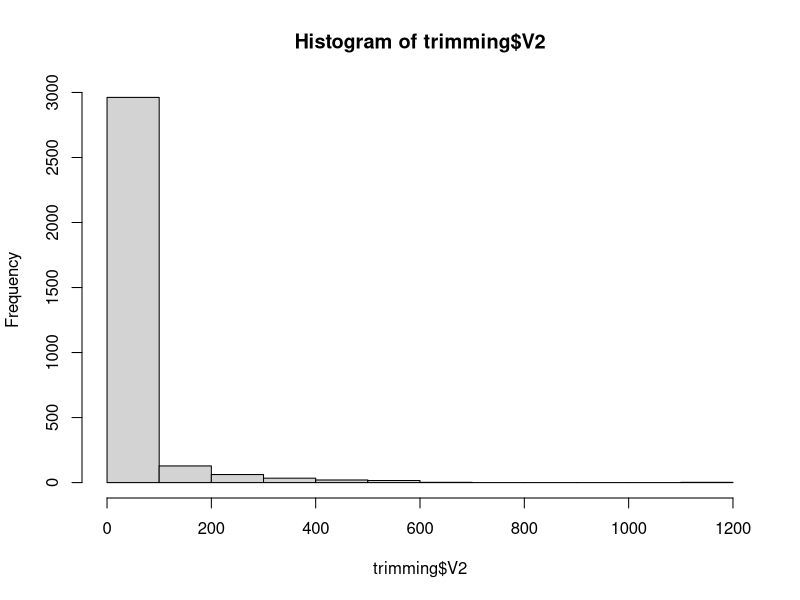

The R source for this figure: (Note: this script raises an error after producing the figure.)
## ---- chunk 1
# read in data and check it over

library(caret)
library(randomForest)
set.seed(1)

traindata <- read.delim("bitscores.tsv", row.names=1)
traindata <- t(traindata)

phenotype <- read.delim("phenotype.tsv", header=F)
phenotype[,1] <- make.names(phenotype[,1])

traindata <- cbind.data.frame(traindata, phenotype=phenotype[match(row.names(traindata), phenotype[,1]),2])

# Roary seems to have split some paralogs in a way that doesn't make much sense - remove paralogous groups
orthologs <- read.csv("gene_presence_absence.csv", stringsAsFactors = F)
nonunique <- orthologs$Non.unique.Gene.name[orthologs$Non.unique.Gene.name!=""]
nonunique2 <- orthologs$Gene[orthologs$Non.unique.Gene.name!=""]
traindata <- traindata[,is.na(match(colnames(traindata), nonunique))]
traindata <- traindata[,is.na(match(colnames(traindata), nonunique2))]
traindata <- traindata[,!is.na(match(colnames(traindata), c(orthologs$Gene[orthologs$Avg.sequences.per.isolate<1.1], "phenotype")))]

traindata[is.na(traindata)] <- 0
traindata <- traindata[,-nearZeroVar(traindata)]
names(traindata) <- make.names(names(traindata))

# also check trimming of inconsistent start sites cause by PROKKA/Prodigal
trimming <- read.table("inconsistent_starts.txt", header=F)
hist(trimming$V2)
# 368 genes have had >50 amino acids trimmed from beginning due to inconsistent starts
trimgenes <- trimming$V1[trimming$V2>20]
trimgenes <- sub(".afa", "", trimgenes)
ogsize <- vector()
for(i in trimgenes) {
  if(!is.na(match(i, colnames(traindata)))) {
      ogsize <- c(ogsize, sum(traindata[,i]>0))
  }
}
# some of the genes had already been filtered out (possibly due to being too short to have a significant model match), down to 240, 128 of which have a representative in the full 30 strains. Removing these genes because the length trimmed off is too great to ignore
traindata <- traindata[,is.na(match(colnames(traindata), trimgenes))]

## ---- chunk 2
# calculate summary statistics for each query OG

dbsvals <- vector()
ksvals <- vector()
data2 <- data.frame()

for (i in 1:(ncol(traindata)-1)) {
  data2 <- rbind(data2, median(traindata[,i], na.rm=T)-traindata[,i])
  dbsvals[i] <- median(traindata[traindata$phenotype=="Gastrointestinal",i], na.rm=T) - median(traindata[traindata$phenotype=="Invasive",i], na.rm=T)
  ksvals[i] <- as.numeric(ks.test(traindata[traindata$phenotype=="Gastrointestinal",i],traindata[traindata$phenotype=="Invasive",i], na.rm=T)$statistic)
}

sum(is.na(dbsvals))

row.names(data2) <- colnames(traindata)[-ncol(traindata)]
colnames(data2) <- row.names(traindata)

save(traindata, data2, dbsvals, ksvals, file="data.Rdata")
## ---- chunk 3
# summary stats for top genes

stats <- cbind.data.frame(gene=colnames(traindata)[!is.na(dbsvals)&!is.na(ksvals)&abs(dbsvals)>(quantile(abs(dbsvals), 0.8, na.rm=T))&ksvals>quantile(ksvals, 0.8, na.rm=T)], dbs=dbsvals[!is.na(dbsvals)&!is.na(ksvals)&abs(dbsvals)>(quantile(abs(dbsvals), 0.8, na.rm=T))&ksvals>quantile(ksvals, 0.8, na.rm=T)], ks=ksvals[!is.na(dbsvals)&!is.na(ksvals)&abs(dbsvals)>(quantile(abs(dbsvals), 0.8, na.rm=T))&ksvals>quantile(ksvals, 0.8, na.rm=T)])

dbsp <- vector()
ksp <- vector()

for(i in 1:nrow(stats)) {
  dbsp <- c(dbsp, sum(!is.na(dbsvals)&abs(dbsvals)>abs(stats$dbs[i]))/sum(!is.na(dbsvals)))
  ksp <- c(ksp, sum(!is.na(ksvals)&ksvals>stats$ks[i])/sum(!is.na(ksvals)))
}

Description <- orthologs$Annotation[match(stats[,1], orthologs$Gene)]

stats2 <- cbind.data.frame(stats[,1], Description, stats[,2], dbsp, ks=stats[,3], ksp)
names(stats2) <- c("Gene", "Description", "DBS", "DBS_P", "KS", "KS_P")
stats2$DBS_P <- round(stats2$DBS_P, digits=3)
stats2$KS_P <- round(stats2$KS_P, digits=3)

write.table(stats2[order(stats2$KS_P),], file="summarystats_topgenes.tsv", sep="\t", quote=F, row.names=F, col.names=T)

## ---- chunk 4
# building a training dataset

library(rpart)
library(caret)
library(randomForest)

traintrim <- traindata[,!is.na(dbsvals)&!is.na(ksvals)&ksvals>quantile(ksvals, 0.8, na.rm=T)&abs(dbsvals)>quantile(abs(dbsvals), 0.8, na.rm=T)]
traintrim <- cbind.data.frame(traintrim, phenotype=traindata$phenotype)

save(traindata, traintrim, file="traindata.Rdata")
## ---- chunk 5
# random forest approach

set.seed(1)
library(randomForest)

# parameters for all genes
big_rf_acc <- vector()
for(i in c(5, 10, 50, 100, 200, 500)) {
  big_rf <- randomForest(phenotype ~ ., data=traindata, ntree=10000, mtry=i, na.action=na.roughfix, importance=T, proximity=T, keep.inbag=T, sampsize=c(7,7))
  big_rf_acc <- c(big_rf_acc, (big_rf$confusion[1,2]+big_rf$confusion[2,1])/30)
  big_rf <- randomForest(phenotype ~ ., data=traindata, ntree=10000, mtry=i, na.action=na.roughfix, importance=T, proximity=T, keep.inbag=T, sampsize=c(7,7))
  big_rf_acc <- c(big_rf_acc, (big_rf$confusion[1,2]+big_rf$confusion[2,1])/30)
  big_rf <- randomForest(phenotype ~ ., data=traindata, ntree=10000, mtry=i, na.action=na.roughfix, importance=T, proximity=T, keep.inbag=T, sampsize=c(7,7))
  big_rf_acc <- c(big_rf_acc, (big_rf$confusion[1,2]+big_rf$confusion[2,1])/30)
}

png("wholemodel_mtry.png", width=600, height=500)
plot(x=c(5, 5, 5, 10, 10, 10, 50, 50, 50, 100, 100, 100, 200, 200, 200, 500, 500, 500), y=big_rf_acc)
dev.off()

model_rf_acc <- vector()
for(i in c(5, 10, 20, 30, 50, 100, 200)) {
  model_rf <- randomForest(phenotype ~ ., data=traintrim, ntree=10000, mtry=i, na.action=na.roughfix, importance=T, proximity=T, keep.inbag=T, sampsize=c(7,7))
  prec <- model_rf$confusion[2,2]/sum(model_rf$confusion[,2])
  rec <- model_rf$confusion[2,2]/sum(model_rf$confusion[2,])
  f1 <- 2*prec*rec/(prec+rec)
  model_rf_acc <- c(model_rf_acc, f1)
  model_rf <- randomForest(phenotype ~ ., data=traintrim, ntree=10000, mtry=i, na.action=na.roughfix, importance=T, proximity=T, keep.inbag=T, sampsize=c(7,7))
  prec <- model_rf$confusion[2,2]/sum(model_rf$confusion[,2])
  rec <- model_rf$confusion[2,2]/sum(model_rf$confusion[2,])
  f1 <- 2*prec*rec/(prec+rec)
  model_rf_acc <- c(model_rf_acc, f1)
  model_rf <- randomForest(phenotype ~ ., data=traintrim, ntree=10000, mtry=i, na.action=na.roughfix, importance=T, proximity=T, keep.inbag=T, sampsize=c(7,7))
  prec <- model_rf$confusion[2,2]/sum(model_rf$confusion[,2])
  rec <- model_rf$confusion[2,2]/sum(model_rf$confusion[2,])
  f1 <- 2*prec*rec/(prec+rec)
  model_rf_acc <- c(model_rf_acc, f1)
}

mtrys <- c(5, 5, 5, 10, 10, 10, 20, 20, 20, 30, 30, 30, 50, 50, 50, 100, 100, 100, 200, 200, 200)
png("trimmodel_mtry.png", width=600, height=500)
plot(x=mtrys, y=model_rf_acc)
dev.off()

big_rf <- randomForest(phenotype ~ ., data=traindata, ntree=10000, mtry=5, na.action=na.roughfix, importance=T, proximity=T, keep.inbag=T, sampsize=c(7,7))
png("imp_vs_ks.png", width=500, height=500)
plot(ksvals, big_rf$importance[,3])
dev.off()

png("all_importance.png", width=500, height=400)
plot(y=big_rf$importance[order(big_rf$importance[,3], decreasing=T),3], x=1:1160, ylab="Importance", xlab="Gene ranking", pch=16)
dev.off()

## ---- chunk 6
library(randomForest)
library(dplyr)
set.seed(1)

model_rf_fs <- randomForest(phenotype ~ ., data=traintrim, ntree=10000, mtry=mtrys[which.max(model_rf_acc)], importance=T, proximity=T, sampsize=c(7,7))

png("~/Documents/invasive_campylobacter/my_workflow/error_by_num_trees.png", width=700, height=500)
plot(y=model_rf_fs$err.rate[,1], x=1:length(model_rf_fs$err.rate[,1]), pch=16)
dev.off()
## ---- chunk 7
# a control, where we feature select each time

permute <- vector()
importance <- vector()

set.seed(1)
for (i in 1:100) {
	# permute the class labels
  controlclass <- sample(traintrim$phenotype)
	# don't include permutations where the labels end up matching the real ones
	while(paste(controlclass, collapse="") == paste(traintrim$phenotype, collapse="")) {
	  controlclass <- sample(traintrim$phenotype)
	}
  
  cdbsvals <- vector()
cksvals <- vector()
cdata2 <- data.frame()

for (i in 1:(ncol(traindata)-1)) {
    cdata2 <- rbind(cdata2, median(traindata[,i], na.rm=T)-traindata[,i])
        cdbsvals[i] <- median(traindata[controlclass=="Gastrointestinal",i], na.rm=T) - median(traindata[controlclass=="Invasive",i], na.rm=T)
        cksvals[i] <- as.numeric(ks.test(traindata[controlclass=="Gastrointestinal",i],traindata[controlclass=="Invasive",i], na.rm=T)$statistic)
}

ctraintrim <- traindata[,!is.na(dbsvals)&!is.na(ksvals)&ksvals>quantile(ksvals, 0.8, na.rm=T)&abs(dbsvals)>quantile(abs(dbsvals), 0.8, na.rm=T)]
ctraintrim <- cbind.data.frame(ctraintrim, phenotype=controlclass)

	model_test <- randomForest(controlclass ~ ., data=ctraintrim, ntree=10000, mtry=mtrys[which.max(model_rf_acc)], importance=T, sampsize=c(7,7))
	permute <- c(permute, model_test$err.rate[10000,1])
	importance <- c(importance, model_test$importance[,3])
}

sum(permute<=(model_rf_fs$err.rate[nrow(model_rf_fs$err.rate),1]))/100

png("rferror_trim.png", width=450, height=350)
hist(1-permute, main="", xlab="Out-of-bag accuracy", breaks=20)
abline(v=1-(model_rf_fs$err.rate[nrow(model_rf_fs$err.rate),1]), col="red")
dev.off()

pdf("rferror_trim.pdf", width=6, height=5)
hist(1-permute, main="", xlab="Out-of-bag accuracy", breaks=20)
abline(v=1-(model_rf_fs$err.rate[nrow(model_rf_fs$err.rate),1]), col="red")
dev.off()

## ---- chunk 8
# looking at which variables are consistently valuable

png("Featureimportance.png", width=400, height = 350)
plot(x=1:(ncol(traintrim)-1), y=model_rf_fs$importance[,3][order(model_rf_fs$importance[,3], decreasing=T)], xlab="Gene ranking", ylab="Gene importance (mean decrease in accuracy)", pch=16); abline(h=quantile(importance, 0.95), lty=2, lwd=2, col="grey"); abline(h=quantile(importance, 0.9), lty=3, lwd=2, col="grey")
dev.off()

pdf("Featureimportance.pdf", width=6, height = 5, useDingbats=F)
plot(x=1:(ncol(traintrim)-1), y=model_rf_fs$importance[,3][order(model_rf_fs$importance[,3], decreasing=T)], xlab="Gene ranking", ylab="Gene importance (mean decrease in accuracy)", pch=16); abline(h=quantile(importance, 0.95), lty=2, lwd=2, col="grey"); abline(h=quantile(importance, 0.9), lty=3, lwd=2, col="grey")
dev.off()

print(row.names(model_rf_fs$importance[model_rf_fs$importance[,3]>quantile(importance, 0.90),]))

topvars <- vector()
vis <- vector()
allvars <- vector()
allvis <- vector()

set.seed(1)

for(i in 1:100) {
  model_rf_fs_perm <- randomForest(phenotype ~ ., data=traintrim, ntree=10000, mtry=mtrys[which.max(model_rf_acc)], na.action=na.roughfix, importance=T, proximity=T, sampsize=c(7,7))
  # model_rf_fs_perm <- randomForest(phenotype ~ ., data=traintrim, ntree=10000, mtry=100, na.action=na.roughfix, importance=T, proximity=T, sampsize=c(7,7))
  # trying the two extremes of mtry doesn't dramatically affect the results

topvars <- c(topvars, row.names(model_rf_fs_perm$importance[model_rf_fs_perm$importance[,3]>quantile(importance, 0.90),]))
vis <- c(vis, model_rf_fs_perm$importance[model_rf_fs_perm$importance[,3]>quantile(importance, 0.90),3])
allvars <- c(allvars, row.names(model_rf_fs_perm$importance))
allvis <- c(allvis, model_rf_fs_perm$importance[,3])

}

table(allvars[allvis>quantile(importance, 0.90)])

topgenes <- names(table(allvars[allvis>quantile(importance, 0.90)])[table(allvars[allvis>quantile(importance, 0.90)])>75])

compare_scores <- data.frame(Gene=allvars, VI=allvis, KS=ksvals[match(allvars, colnames(traindata))])
compare_scores <- compare_scores[order(compare_scores$VI, decreasing=T),]
compare_scores$Unique_gene <- compare_scores$Gene
compare_scores$Unique_gene[duplicated(compare_scores$Unique_gene)] <- ""

mean_vis <- vector()
for(i in unique(allvars)) {
  mean_vis <- c(mean_vis, mean(allvis[allvars==i]))
}
sd_vis <- vector()
for(i in unique(allvars)) {
  sd_vis <- c(sd_vis, sd(allvis[allvars==i]))
}
vi_p <- vector()
for(i in 1:length(unique(allvars))) {
  vi_p <- c(vi_p, sum(mean_vis[i]<importance)/length(importance))
}

compare_scores2 <- data.frame(Gene=unique(allvars), Description=orthologs$Annotation[match(unique(allvars), orthologs$Gene)], Mean_VI=mean_vis, VI_P=vi_p, SD_VIs=sd_vis, Prop_top=paste(table(allvars[allvis>quantile(importance, 0.90)])[unique(allvars)]), KS=ksvals[match(unique(allvars), colnames(traindata))], DBS=dbsvals[match(unique(allvars), colnames(traindata))])
write.csv(compare_scores2[order(compare_scores2$Mean_VI, decreasing=T),], file="topgenes_rf.csv", row.names=F)

library(ggrepel)
ggplot(compare_scores2, aes(x=KS, y=log(Mean_VI), label=Gene, col=SD_VIs)) + geom_point() + geom_text_repel(size=3) + theme_bw() + xlim(0,0.6)
ggsave("ks_vs_vi_labelled.pdf", width=8, height=5)

## ---- chunk 9
# visualising results

data <- data.frame(traindata)
data$sample <- row.names(data)
morphologies <- read.delim("sample_morphologies.txt", header=F)
data$CC <- morphologies[match(data$sample, morphologies[,1]),2]
data$morphology <- morphologies[match(data$sample, morphologies[,1]),3]
library(plyr)
data$morphology2 <- revalue(factor(data$morphology), c("1"="Helical", "2"="Elongated helical", "3"="Rod"))

ggplot(data[data$group_735>590,], aes_string(x='mreB', y='group_735', col='CC', shape='phenotype', size='morphology2', label='sample')) + geom_jitter(width=0.3, height=0.3) + ylab("Bitscore - Pgp1") + xlab("Bitscore - MreB") + theme_classic(15) 
ggsave("Figure4.png", width=8, height=6)
ggsave("Figure4.pdf", width=8, height=6, useDingbats=F)

## ---- chunk 10
# show score distribution of random pairs of genes - they usually cluster by ST

require(gridExtra)

makeplot <- function() {ggplot(traindata, aes_string(x=sample(colnames(traindata),1), y=sample(colnames(traindata),1), col="phenotype")) + geom_jitter(width=0.2, height=0.2) + theme_bw(20) + scale_colour_manual(values=c("skyblue", "coral3"), name="") + theme(legend.position = "top") + theme(axis.text.y = element_text(angle = 90, hjust=0.5))}
plot1 <- makeplot()
plot2 <- makeplot()
plot3 <- makeplot()
plot4 <- makeplot()
plot5 <- makeplot()
plot6 <- makeplot()
plot7 <- makeplot()
plot8 <- makeplot()

pdf("Random_genes.pdf", width=14, height=14)
grid.arrange(plot1, plot2, plot3, plot4, plot5, plot6, plot7, plot8, plot8, ncol=3)
dev.off()
png("Random_genes.png", width=1000, height=1000)
grid.arrange(plot1, plot2, plot3, plot4, plot5, plot6, plot7, plot8, plot8, ncol=3)
dev.off()
